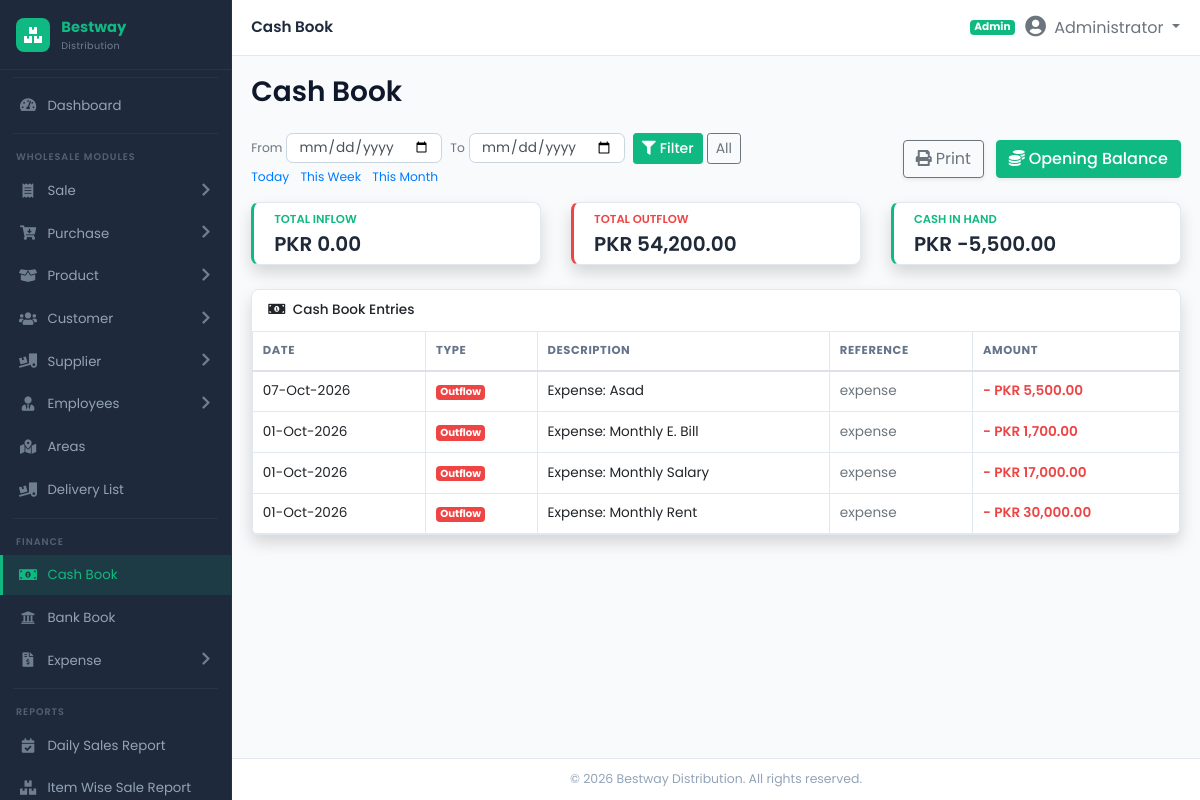
/modules/cashbook/index.php (signed in), run on the app's committed database.
### tables this page shows
CREATE TABLE IF NOT EXISTS `cash_book` (
  `id` INT AUTO_INCREMENT PRIMARY KEY,
  `daily_id` INT NULL,
  `transaction_date` DATE NOT NULL,
  `transaction_type` ENUM('opening_balance', 'inflow', 'outflow', 'closing_balance') NOT NULL,
  `amount` DECIMAL(12,2) NOT NULL,
  `description` TEXT NULL,
  `reference_type` VARCHAR(50) NULL,
  `reference_id` INT NULL,
  `created_by` INT NULL,
  `created_at` DATE NOT NULL,
  INDEX (`daily_id`),
  INDEX (`created_by`),
  INDEX (`transaction_date`),
  FOREIGN KEY (`daily_id`) REFERENCES `cash_book_daily` (`id`) ON DELETE SET NULL,
  FOREIGN KEY (`created_by`) REFERENCES `users` (`id`) ON DELETE SET NULL
);

### includes/functions.php (called while the page is built, shortened)
<?php
if (!function_exists('formatCurrency')) {
    function formatCurrency($amount) {
        return number_format((float)$amount, 2);
    }
}
if (!function_exists('formatDate')) {
    function formatDate($dateStr) {
        return date('d-M-Y', strtotime($dateStr));
    }
}

### modules/cashbook/index.php (the view, shortened to what this page needs)
<?php
require_once dirname(__DIR__, 2) . '/includes/functions.php';
require_once dirname(__DIR__, 2) . '/config/database.php';
$from = $_GET['from'] ?? '';
$to   = $_GET['to']   ?? '';
$today       = date('Y-m-d');
$monday      = date('Y-m-d', strtotime('monday this week'));
$sunday      = date('Y-m-d', strtotime('sunday this week'));
$month_first = date('Y-m-01');
$month_last  = date('Y-m-t');
$conds = []; $params = [];
$where = $conds ? (' WHERE ' . implode(' AND ', $conds)) : '';
try {
    $stmt = $pdo->prepare("SELECT * FROM cash_book" . $where . " ORDER BY id DESC");
    $stmt->execute($params); $entries = $stmt->fetchAll();
    $sin = $pdo->prepare("SELECT COALESCE(SUM(amount),0) FROM cash_book WHERE transaction_type = 'inflow'" . ($where ? ' AND ' . substr($where,7) : ''));
    $sin->execute($params); $total_in = (float)$sin->fetchColumn();
    $sout = $pdo->prepare("SELECT COALESCE(SUM(amount),0) FROM cash_book WHERE transaction_type = 'outflow'" . ($where ? ' AND ' . substr($where,7) : ''));
    $sout->execute($params); $total_out = (float)$sout->fetchColumn();
    $cash_in_hand = (float)$pdo->query("SELECT COALESCE(closing_balance,0) FROM cash_book_daily ORDER BY date DESC LIMIT 1")->fetchColumn();
} catch (Exception $e) {
    $entries = []; $total_in = $total_out = $cash_in_hand = 0;
}
require_once dirname(__DIR__, 2) . '/includes/header.php';
?>
<div class="row mb-3 align-items-center d-print-none">
  <div class="col-md-8">
    <form method="get" class="form-inline mb-1">
      <label class="mr-1 small text-muted">From</label>
      <input type="date" name="from" value="<?= htmlspecialchars($from) ?>" class="form-control form-control-sm mr-2">
      <label class="mr-1 small text-muted">To</label>
      <input type="date" name="to" value="<?= htmlspecialchars($to) ?>" class="form-control form-control-sm mr-2">
      <button type="submit" class="btn btn-sm btn-primary mr-1"><i class="fas fa-filter mr-1"></i>Filter</button>
      <a href="index.php" class="btn btn-sm btn-outline-secondary">All</a>
    </form>
    <div class="small mt-1">
      <a href="index.php?from=<?= $today ?>&to=<?= $today ?>" class="mr-2">Today</a>
      <a href="index.php?from=<?= $monday ?>&to=<?= $sunday ?>" class="mr-2">This Week</a>
      <a href="index.php?from=<?= $month_first ?>&to=<?= $month_last ?>" class="mr-2">This Month</a>
    </div>
  </div>
  <div class="col-md-4 text-md-right mt-2 mt-md-0">
    <button type="button" class="btn btn-outline-secondary shadow-sm mr-2" onclick="window.print()"><i class="fas fa-print mr-1"></i>Print</button>
    <button type="button" class="btn btn-primary shadow-sm" data-toggle="modal" data-target="#openingModal"><i class="fas fa-coins mr-1"></i>Opening Balance</button>
  </div>
</div>
<div class="row mb-3">
  <div class="col-md-4 mb-2">
    <div class="card border-left-success shadow stat-card"><div class="card-body py-2">
      <div class="text-xs font-weight-bold text-success text-uppercase mb-1">Total Inflow</div>
      <div class="h5 mb-0 font-weight-bold text-gray-800">PKR <?= formatCurrency($total_in) ?></div>
    </div></div>
  </div>
  <div class="col-md-4 mb-2">
    <div class="card border-left-danger shadow stat-card"><div class="card-body py-2">
      <div class="text-xs font-weight-bold text-danger text-uppercase mb-1">Total Outflow</div>
      <div class="h5 mb-0 font-weight-bold text-gray-800">PKR <?= formatCurrency($total_out) ?></div>
    </div></div>
  </div>
  <div class="col-md-4 mb-2">
    <div class="card border-left-primary shadow stat-card"><div class="card-body py-2">
      <div class="text-xs font-weight-bold text-primary text-uppercase mb-1">Cash in Hand</div>
      <div class="h5 mb-0 font-weight-bold text-gray-800">PKR <?= formatCurrency($cash_in_hand) ?></div>
    </div></div>
  </div>
</div>
<div class="card shadow">
  <div class="card-header"><h6 class="mb-0"><i class="fas fa-money-bill-alt mr-1"></i> Cash Book Entries</h6></div>
  <div class="card-body p-0">
    <div class="table-responsive">
      <table class="table table-bordered table-hover mb-0">
        <thead>
          <tr><th>Date</th><th>Type</th><th>Description</th><th>Reference</th><th>Amount</th></tr>
        </thead>
        <tbody>
          <?php foreach ($entries as $e): ?>
          <tr>
            <td><?= formatDate($e['transaction_date']) ?></td>
            <td>
              <?php
                $t = $e['transaction_type'];
                if ($t === 'inflow') echo '<span class="badge badge-success">Inflow</span>';
                elseif ($t === 'outflow') echo '<span class="badge badge-danger">Outflow</span>';
                else echo '<span class="badge badge-secondary">' . htmlspecialchars(ucfirst(str_replace('_',' ',$t))) . '</span>';
              ?>
            </td>
            <td><?= htmlspecialchars($e['description'] ?? '-') ?></td>
            <td><span class="text-muted"><?= htmlspecialchars($e['reference_type'] ?? '-') ?></span></td>
            <td class="font-weight-bold <?= $t==='inflow' ? 'text-success' : ($t==='outflow' ? 'text-danger' : '') ?>">
              <?= $t==='inflow' ? '+' : ($t==='outflow' ? '-' : '') ?> PKR <?= formatCurrency($e['amount']) ?>
            </td>
          </tr>
          <?php endforeach; ?>
        </tbody>
      </table>
    </div>
  </div>
</div>
<?php require_once dirname(__DIR__, 2) . '/includes/footer.php'; ?>

### assets/css/style.css (style rules this page uses)
:root { --sidebar-bg: #1e293b; --sidebar-hover: #334155; --sidebar-active: #10b981; --sidebar-active-bg: rgba(16, 185, 129, 0.12); --sidebar-text: #94a3b8; --sidebar-text-hover: #ffffff; --sidebar-width: 232px; --primary: #10b981; --primary-dark: #059669; --secondary: #6366f1; --success: #10b981; --info: #0ea5e9; --warning: #f59e0b; --danger: #ef4444; --body-bg: #f8fafc; --card-bg: #ffffff; --card-shadow: 0 1px 2px rgba(0,0,0,0.05), 0 1px 3px rgba(0,0,0,0.08); --topbar-height: 56px; --sidebar-radius: 10px; }
* { margin: 0; padding: 0; box-sizing: border-box; }
body { font-family: 'Poppins', 'Inter', 'Segoe UI', system-ui, -apple-system, sans-serif; background: var(--body-bg); overflow-x: hidden; font-size: 14px; }
.card { border: 1px solid #e2e8f0; box-shadow: var(--card-shadow); border-radius: 0.5rem; background: var(--card-bg); }
.card-header { background: #fff; border-bottom: 1px solid #e2e8f0; padding: 0.75rem 1rem; font-weight: 600; border-radius: 0.5rem 0.5rem 0 0 !important; }
.card-header h6 { font-size: 0.85rem; margin: 0; }
.border-left-primary { border-left: 3px solid var(--primary) !important; }
.border-left-success { border-left: 3px solid var(--success) !important; }
.border-left-danger { border-left: 3px solid var(--danger) !important; }
.text-primary { color: var(--primary) !important; }
.text-success { color: var(--success) !important; }
.text-danger { color: var(--danger) !important; }
.btn-primary { background: var(--primary); border-color: var(--primary); color: #fff; font-weight: 500; }
.badge-danger { background: var(--danger); color: #fff; }
.table { margin-bottom: 0; }
.table th { font-size: 0.72rem; font-weight: 700; text-transform: uppercase; letter-spacing: 0.05em; color: #64748b; border-top: none; border-bottom: 2px solid #e2e8f0; white-space: nowrap; padding: 0.65rem 0.6rem; }
.table td { vertical-align: middle; font-size: 0.85rem; padding: 0.6rem 0.6rem; border-color: #f1f5f9; }
.table-bordered th, .table-bordered td { border-color: #e2e8f0; }
.table tbody tr { transition: background 0.15s; }
.form-control, .form-select { border-radius: 0.4rem; border-color: #cbd5e1; font-size: 0.85rem; padding: 0.5rem 0.7rem; transition: border-color 0.2s, box-shadow 0.2s; }
.text-xs { font-size: 0.72rem; }
.text-gray-800 { color: #1f2937; }
.font-weight-bold { font-weight: 600 !important; }
.shadow { box-shadow: var(--card-shadow); }
.stat-card { transition: transform 0.2s, box-shadow 0.2s; }

### data on the page
cash_book: transaction_date "07-Oct-2026", transaction_type "Outflow", description "Expense: Asad", reference_type "expense", amount "5,500.00"
cash_book: transaction_date "01-Oct-2026", transaction_type "Outflow", description "Expense: Monthly E. Bill", reference_type "expense", amount "1,700.00"
cash_book: transaction_date "01-Oct-2026", transaction_type "Outflow", description "Expense: Monthly Salary", reference_type "expense", amount "17,000.00"
cash_book: transaction_date "01-Oct-2026", transaction_type "Outflow", description "Expense: Monthly Rent", reference_type "expense", amount "30,000.00"

### other printed values
$page_title "Cash Book"
roleLabel($_SESSION['user_role'] ?? 'Admin') "Admin"
$_SESSION['user_fullname'] "Administrator"
formatCurrency($total_in) "0.00"
formatCurrency($total_out) "54,200.00"
formatCurrency($cash_in_hand) "-5,500.00"
